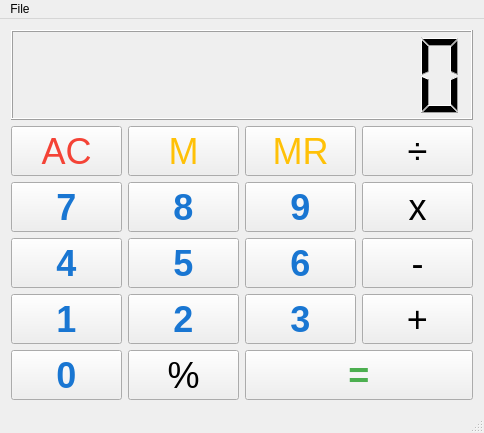
<?xml version="1.0" encoding="UTF-8"?>
<ui version="4.0">
 <class>MainWindow</class>
 <widget class="QMainWindow" name="MainWindow">
  <property name="geometry">
   <rect>
    <x>0</x>
    <y>0</y>
    <width>484</width>
    <height>433</height>
   </rect>
  </property>
  <property name="windowTitle">
   <string>Calculator by Digits88</string>
  </property>
  <widget class="QWidget" name="centralWidget">
   <property name="sizePolicy">
    <sizepolicy hsizetype="Maximum" vsizetype="Maximum">
     <horstretch>0</horstretch>
     <verstretch>0</verstretch>
    </sizepolicy>
   </property>
   <layout class="QVBoxLayout" name="verticalLayout">
    <item>
     <widget class="QLCDNumber" name="lcdNumber">
      <property name="digitCount">
       <number>10</number>
      </property>
     </widget>
    </item>
    <item>
     <layout class="QGridLayout" name="gridLayout">
      <item row="3" column="0">
       <widget class="QPushButton" name="pushButton_n4">
        <property name="minimumSize">
         <size>
          <width>0</width>
          <height>50</height>
         </size>
        </property>
        <property name="font">
         <font>
          <pointsize>27</pointsize>
          <weight>75</weight>
          <bold>true</bold>
         </font>
        </property>
        <property name="styleSheet">
         <string notr="true">QPushButton {
color: #1976D2;
}</string>
        </property>
        <property name="text">
         <string>4</string>
        </property>
        <property name="shortcut">
         <string>4</string>
        </property>
       </widget>
      </item>
      <item row="4" column="0">
       <widget class="QPushButton" name="pushButton_n1">
        <property name="minimumSize">
         <size>
          <width>0</width>
          <height>50</height>
         </size>
        </property>
        <property name="font">
         <font>
          <pointsize>27</pointsize>
          <weight>75</weight>
          <bold>true</bold>
         </font>
        </property>
        <property name="styleSheet">
         <string notr="true">QPushButton {
color: #1976D2;
}</string>
        </property>
        <property name="text">
         <string>1</string>
        </property>
        <property name="shortcut">
         <string>1</string>
        </property>
       </widget>
      </item>
      <item row="2" column="1">
       <widget class="QPushButton" name="pushButton_n8">
        <property name="minimumSize">
         <size>
          <width>0</width>
          <height>50</height>
         </size>
        </property>
        <property name="font">
         <font>
          <pointsize>27</pointsize>
          <weight>75</weight>
          <bold>true</bold>
         </font>
        </property>
        <property name="styleSheet">
         <string notr="true">QPushButton {
color: #1976D2;
}</string>
        </property>
        <property name="text">
         <string>8</string>
        </property>
        <property name="shortcut">
         <string>8</string>
        </property>
       </widget>
      </item>
      <item row="2" column="3">
       <widget class="QPushButton" name="pushButton_mul">
        <property name="minimumSize">
         <size>
          <width>0</width>
          <height>50</height>
         </size>
        </property>
        <property name="font">
         <font>
          <pointsize>27</pointsize>
          <weight>50</weight>
          <bold>false</bold>
         </font>
        </property>
        <property name="text">
         <string>x</string>
        </property>
        <property name="shortcut">
         <string>*</string>
        </property>
       </widget>
      </item>
      <item row="2" column="0">
       <widget class="QPushButton" name="pushButton_n7">
        <property name="minimumSize">
         <size>
          <width>0</width>
          <height>50</height>
         </size>
        </property>
        <property name="font">
         <font>
          <pointsize>27</pointsize>
          <weight>75</weight>
          <bold>true</bold>
         </font>
        </property>
        <property name="styleSheet">
         <string notr="true">QPushButton {
color: #1976D2;
}</string>
        </property>
        <property name="text">
         <string>7</string>
        </property>
        <property name="shortcut">
         <string>7</string>
        </property>
       </widget>
      </item>
      <item row="3" column="2">
       <widget class="QPushButton" name="pushButton_n6">
        <property name="minimumSize">
         <size>
          <width>0</width>
          <height>50</height>
         </size>
        </property>
        <property name="font">
         <font>
          <pointsize>27</pointsize>
          <weight>75</weight>
          <bold>true</bold>
         </font>
        </property>
        <property name="styleSheet">
         <string notr="true">QPushButton {
color: #1976D2;
}</string>
        </property>
        <property name="text">
         <string>6</string>
        </property>
        <property name="shortcut">
         <string>6</string>
        </property>
       </widget>
      </item>
      <item row="3" column="1">
       <widget class="QPushButton" name="pushButton_n5">
        <property name="minimumSize">
         <size>
          <width>0</width>
          <height>50</height>
         </size>
        </property>
        <property name="font">
         <font>
          <pointsize>27</pointsize>
          <weight>75</weight>
          <bold>true</bold>
         </font>
        </property>
        <property name="styleSheet">
         <string notr="true">QPushButton {
color: #1976D2;
}</string>
        </property>
        <property name="text">
         <string>5</string>
        </property>
        <property name="shortcut">
         <string>5</string>
        </property>
       </widget>
      </item>
      <item row="5" column="0">
       <widget class="QPushButton" name="pushButton_n0">
        <property name="minimumSize">
         <size>
          <width>0</width>
          <height>50</height>
         </size>
        </property>
        <property name="font">
         <font>
          <pointsize>27</pointsize>
          <weight>75</weight>
          <bold>true</bold>
         </font>
        </property>
        <property name="styleSheet">
         <string notr="true">QPushButton {
color: #1976D2;
}</string>
        </property>
        <property name="text">
         <string>0</string>
        </property>
        <property name="shortcut">
         <string>0</string>
        </property>
       </widget>
      </item>
      <item row="4" column="1">
       <widget class="QPushButton" name="pushButton_n2">
        <property name="minimumSize">
         <size>
          <width>0</width>
          <height>50</height>
         </size>
        </property>
        <property name="font">
         <font>
          <pointsize>27</pointsize>
          <weight>75</weight>
          <bold>true</bold>
         </font>
        </property>
        <property name="styleSheet">
         <string notr="true">QPushButton {
color: #1976D2;
}</string>
        </property>
        <property name="text">
         <string>2</string>
        </property>
        <property name="shortcut">
         <string>2</string>
        </property>
       </widget>
      </item>
      <item row="2" column="2">
       <widget class="QPushButton" name="pushButton_n9">
        <property name="minimumSize">
         <size>
          <width>0</width>
          <height>50</height>
         </size>
        </property>
        <property name="font">
         <font>
          <pointsize>27</pointsize>
          <weight>75</weight>
          <bold>true</bold>
         </font>
        </property>
        <property name="styleSheet">
         <string notr="true">QPushButton {
color: #1976D2;
}</string>
        </property>
        <property name="text">
         <string>9</string>
        </property>
        <property name="shortcut">
         <string>9</string>
        </property>
       </widget>
      </item>
      <item row="4" column="2">
       <widget class="QPushButton" name="pushButton_n3">
        <property name="minimumSize">
         <size>
          <width>0</width>
          <height>50</height>
         </size>
        </property>
        <property name="font">
         <font>
          <pointsize>27</pointsize>
          <weight>75</weight>
          <bold>true</bold>
         </font>
        </property>
        <property name="styleSheet">
         <string notr="true">QPushButton {
color: #1976D2;
}</string>
        </property>
        <property name="text">
         <string>3</string>
        </property>
        <property name="shortcut">
         <string>3</string>
        </property>
       </widget>
      </item>
      <item row="1" column="3">
       <widget class="QPushButton" name="pushButton_div">
        <property name="minimumSize">
         <size>
          <width>0</width>
          <height>50</height>
         </size>
        </property>
        <property name="font">
         <font>
          <pointsize>27</pointsize>
          <weight>50</weight>
          <bold>false</bold>
         </font>
        </property>
        <property name="text">
         <string>÷</string>
        </property>
        <property name="shortcut">
         <string>/</string>
        </property>
       </widget>
      </item>
      <item row="3" column="3">
       <widget class="QPushButton" name="pushButton_sub">
        <property name="minimumSize">
         <size>
          <width>0</width>
          <height>50</height>
         </size>
        </property>
        <property name="font">
         <font>
          <pointsize>27</pointsize>
          <weight>50</weight>
          <bold>false</bold>
         </font>
        </property>
        <property name="text">
         <string>-</string>
        </property>
        <property name="shortcut">
         <string>-</string>
        </property>
       </widget>
      </item>
      <item row="4" column="3">
       <widget class="QPushButton" name="pushButton_add">
        <property name="minimumSize">
         <size>
          <width>0</width>
          <height>50</height>
         </size>
        </property>
        <property name="font">
         <font>
          <pointsize>27</pointsize>
          <weight>50</weight>
          <bold>false</bold>
         </font>
        </property>
        <property name="text">
         <string>+</string>
        </property>
        <property name="shortcut">
         <string>+</string>
        </property>
       </widget>
      </item>
      <item row="1" column="0">
       <widget class="QPushButton" name="pushButton_ac">
        <property name="minimumSize">
         <size>
          <width>0</width>
          <height>50</height>
         </size>
        </property>
        <property name="font">
         <font>
          <pointsize>27</pointsize>
          <weight>50</weight>
          <bold>false</bold>
         </font>
        </property>
        <property name="styleSheet">
         <string notr="true">QPushButton {
    color: #f44336;
}</string>
        </property>
        <property name="text">
         <string>AC</string>
        </property>
        <property name="shortcut">
         <string>Esc</string>
        </property>
       </widget>
      </item>
      <item row="1" column="2">
       <widget class="QPushButton" name="pushButton_mr">
        <property name="minimumSize">
         <size>
          <width>0</width>
          <height>50</height>
         </size>
        </property>
        <property name="font">
         <font>
          <pointsize>27</pointsize>
          <weight>50</weight>
          <bold>false</bold>
         </font>
        </property>
        <property name="styleSheet">
         <string notr="true">QPushButton {
   color: #FFC107;
}</string>
        </property>
        <property name="text">
         <string>MR</string>
        </property>
        <property name="shortcut">
         <string>R</string>
        </property>
       </widget>
      </item>
      <item row="1" column="1">
       <widget class="QPushButton" name="pushButton_m">
        <property name="minimumSize">
         <size>
          <width>0</width>
          <height>50</height>
         </size>
        </property>
        <property name="font">
         <font>
          <pointsize>27</pointsize>
          <weight>50</weight>
          <bold>false</bold>
         </font>
        </property>
        <property name="styleSheet">
         <string notr="true">QPushButton {
   color: #FFC107;
}</string>
        </property>
        <property name="text">
         <string>M</string>
        </property>
        <property name="shortcut">
         <string>M</string>
        </property>
       </widget>
      </item>
      <item row="5" column="1">
       <widget class="QPushButton" name="pushButton_pc">
        <property name="minimumSize">
         <size>
          <width>0</width>
          <height>50</height>
         </size>
        </property>
        <property name="font">
         <font>
          <pointsize>27</pointsize>
          <weight>50</weight>
          <bold>false</bold>
         </font>
        </property>
        <property name="text">
         <string>%</string>
        </property>
        <property name="shortcut">
         <string>%</string>
        </property>
       </widget>
      </item>
      <item row="5" column="2" colspan="2">
       <widget class="QPushButton" name="pushButton_eq">
        <property name="minimumSize">
         <size>
          <width>0</width>
          <height>50</height>
         </size>
        </property>
        <property name="font">
         <font>
          <pointsize>27</pointsize>
          <weight>75</weight>
          <bold>true</bold>
         </font>
        </property>
        <property name="styleSheet">
         <string notr="true">QPushButton {
color: #4CAF50;
}</string>
        </property>
        <property name="text">
         <string>=</string>
        </property>
        <property name="shortcut">
         <string>Return</string>
        </property>
       </widget>
      </item>
     </layout>
    </item>
   </layout>
  </widget>
  <widget class="QMenuBar" name="menuBar">
   <property name="geometry">
    <rect>
     <x>0</x>
     <y>0</y>
     <width>484</width>
     <height>22</height>
    </rect>
   </property>
   <widget class="QMenu" name="menuFile">
    <property name="title">
     <string>File</string>
    </property>
    <addaction name="actionReset"/>
    <addaction name="actionExit"/>
   </widget>
   <addaction name="menuFile"/>
  </widget>
  <widget class="QStatusBar" name="statusBar"/>
  <action name="actionExit">
   <property name="text">
    <string>Exit</string>
   </property>
   <property name="shortcut">
    <string>Ctrl+Q</string>
   </property>
  </action>
  <action name="actionReset">
   <property name="text">
    <string>Reset</string>
   </property>
   <property name="shortcut">
    <string>Ctrl+R</string>
   </property>
  </action>
 </widget>
 <layoutdefault spacing="6" margin="11"/>
 <resources/>
 <connections/>
</ui>
